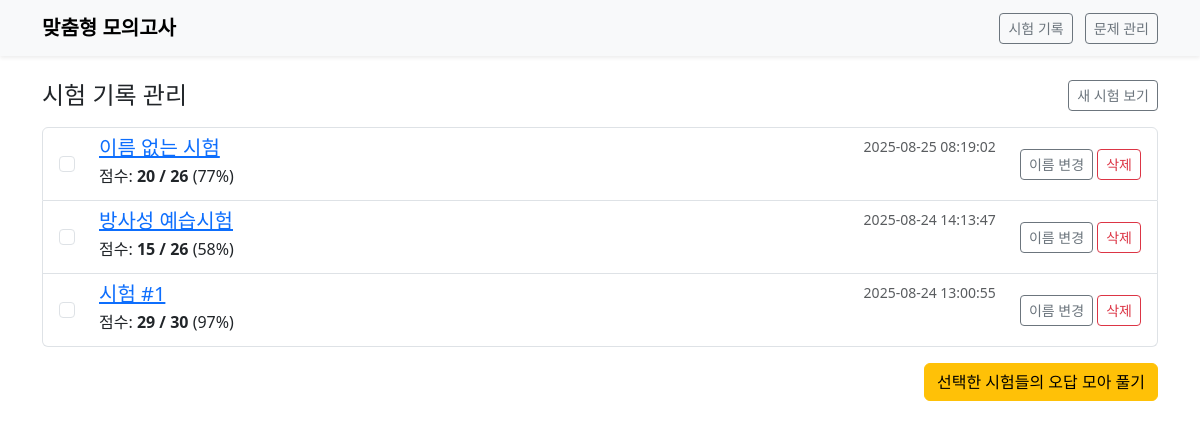
The app's page /history with its own data.
### tables this page shows
CREATE TABLE "TestSession" (
    "session_id" INTEGER PRIMARY KEY AUTOINCREMENT,
    "timestamp" DATETIME DEFAULT CURRENT_TIMESTAMP,
    "score" INTEGER NOT NULL,
    "total" INTEGER NOT NULL,
    "percent" INTEGER NOT NULL
, session_name TEXT);

### app.py (the view)
@app.route("/history")
def history_list():
    with closing(get_db()) as con:
        cur = con.cursor()
        cur.execute("SELECT * FROM TestSession ORDER BY timestamp DESC")
        sessions = cur.fetchall()
    return render_template("history.html", sessions=sessions)

### app.py (called while the page is built)
def get_db():
    con = sqlite3.connect(DB_PATH)
    con.row_factory = sqlite3.Row
    return con

### templates/history.html (shortened to what this page needs)
{% extends 'base.html' %}
{% block content %}
<div class="d-flex justify-content-between align-items-center mb-3">
    <h1 class="h4 mb-0">시험 기록 관리</h1>
    <a href="{{ url_for('index') }}" class="btn btn-sm btn-outline-secondary">새 시험 보기</a>
</div>
<form action="{{ url_for('review_selected_sessions') }}" method="post">
    <div class="list-group">
      {% for session in sessions %}
        <div class="list-group-item">
          <div class="row align-items-center">
            <div class="col-auto">
                <input class="form-check-input" type="checkbox" name="session_ids" value="{{ session.session_id }}" id="session-check-{{ session.session_id }}">
            </div>
            <div class="col">
                <label class="w-100" for="session-check-{{ session.session_id }}" style="cursor: pointer;">
                  <div class="d-flex w-100 justify-content-between">
                    <h5 class="mb-1" id="name-display-{{ session.session_id }}">
                      <a href="{{ url_for('history_detail', session_id=session.session_id) }}">
                        {{ session.session_name or ('시험 #' + session.session_id|string) }}
                      </a>
                    </h5>
                    <small class="text-muted">{{ session.timestamp.split('.')[0] }}</small>
                  </div>
                  <p class="mb-1">
                    점수: <strong>{{ session.score }} / {{ session.total }}</strong> ({{ session.percent }}%)
                  </p>
                </label>
            </div>
            <div class="col-auto">
                <button type="button" class="btn btn-sm btn-outline-secondary edit-btn" data-session-id="{{ session.session_id }}">이름 변경</button>
                <form action="{{ url_for('delete_history', session_id=session.session_id) }}" method="post" class="d-inline" onsubmit="return confirm('정말로 이 시험 기록을 삭제하시겠습니까?');">
                    <button type="submit" class="btn btn-sm btn-outline-danger">삭제</button>
                </form>
            </div>
          </div>
        </div>
      {% else %}
        <div class="alert alert-info">
          아직 시험 기록이 없습니다.
        </div>
      {% endfor %}
    </div>
    <div class="mt-3 text-end">
        <button type="submit" class="btn btn-warning">선택한 시험들의 오답 모아 풀기</button>
    </div>
</form>
{% endblock %}

### records on screen
TestSession: session_name "이름 없는 시험", timestamp "2025-08-25 08:19:02", score "20", total "26", percent "77"
TestSession: session_name "방사성 예습시험", timestamp "2025-08-24 14:13:47", score "15", total "26", percent "58"
TestSession: session_id "시험 #1", timestamp "2025-08-24 13:00:55", score "29", total "30", percent "97"
